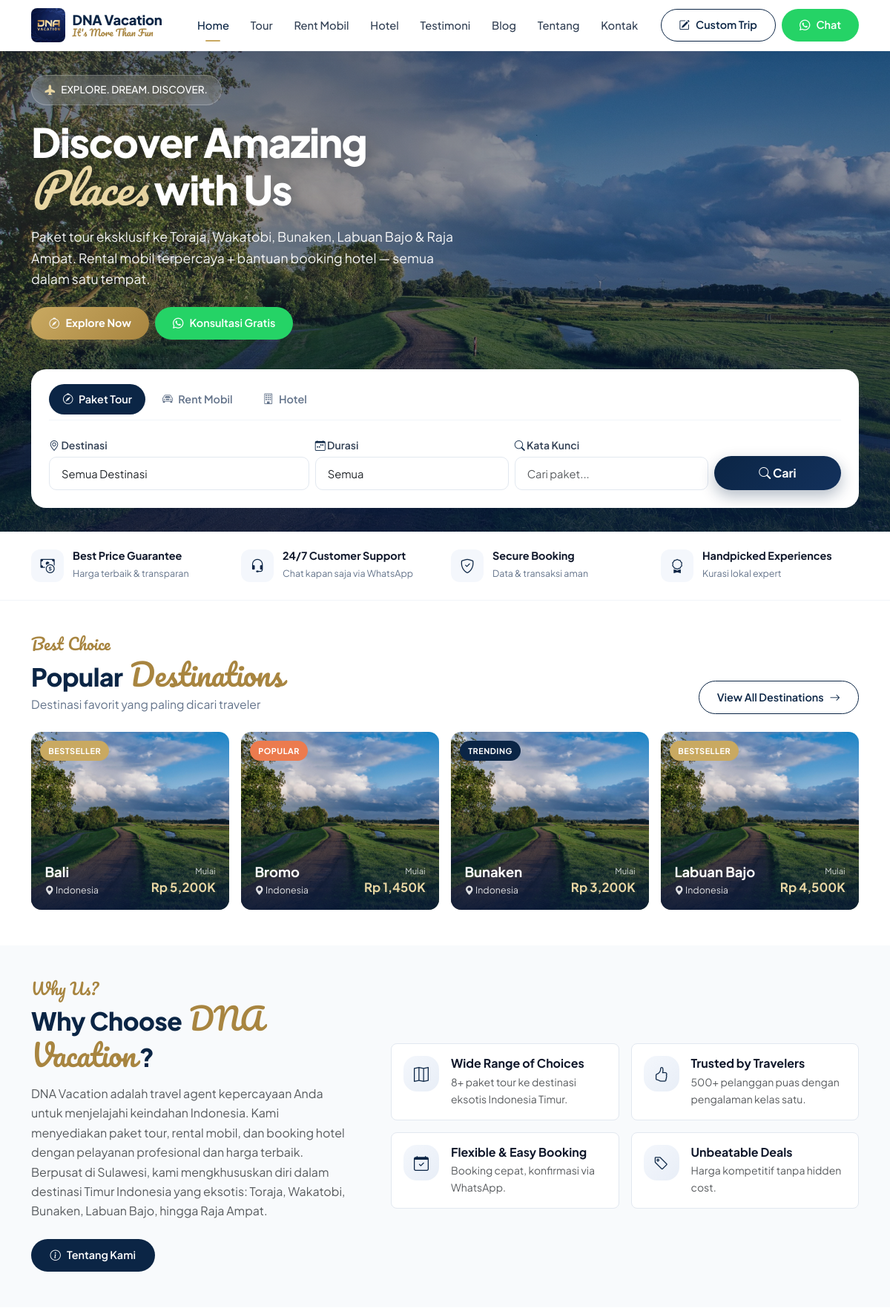
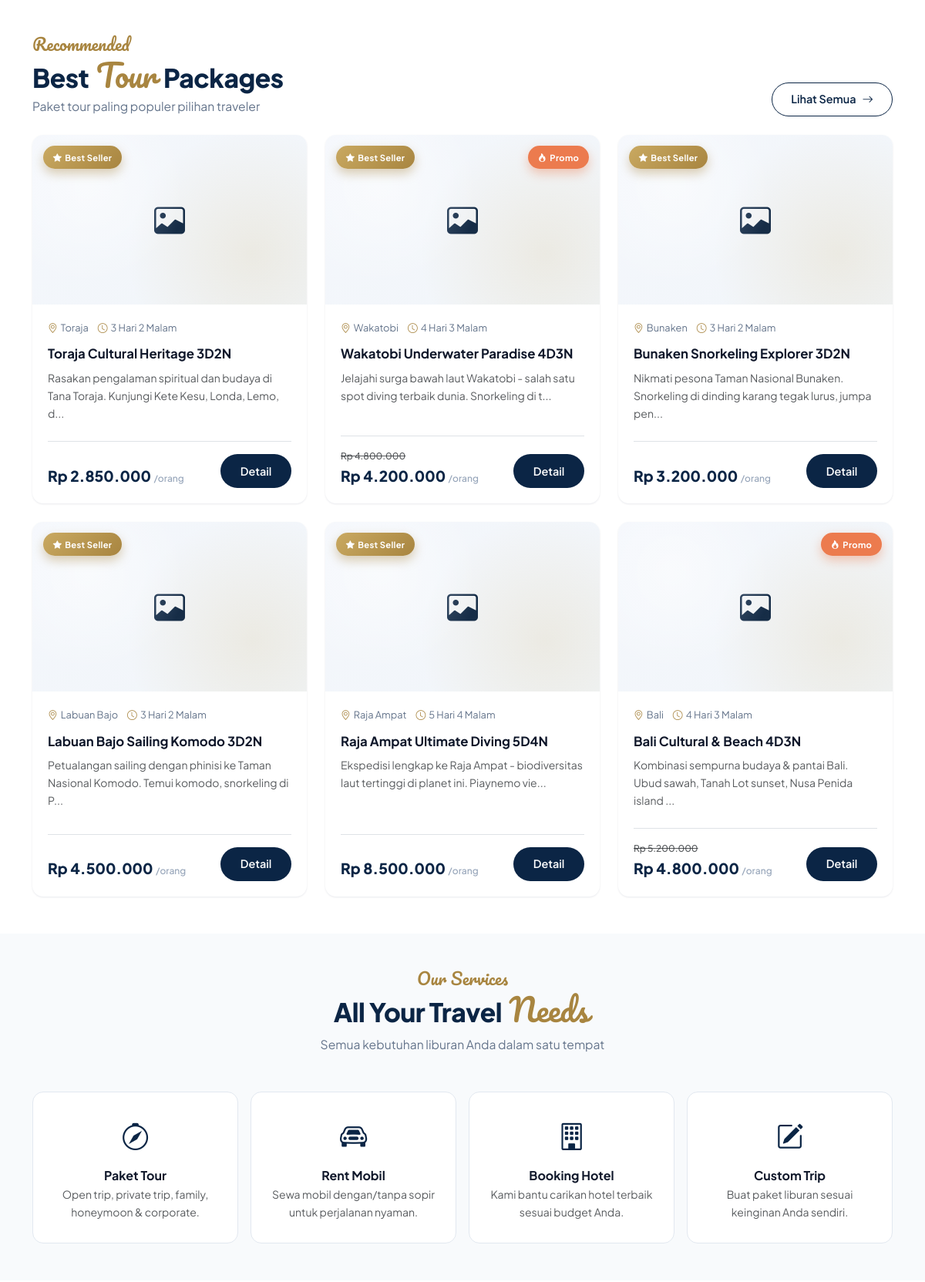
The page / (upper part) on the database its author committed (2 pictures, top to bottom).
### tables this page shows
CREATE TABLE site_settings (
  id INT AUTO_INCREMENT PRIMARY KEY,
  setting_key VARCHAR(100) NOT NULL UNIQUE,
  setting_value TEXT,
  updated_at TIMESTAMP DEFAULT CURRENT_TIMESTAMP ON UPDATE CURRENT_TIMESTAMP
);

CREATE TABLE destinations (
  id INT AUTO_INCREMENT PRIMARY KEY,
  name VARCHAR(100) NOT NULL,
  slug VARCHAR(120) NOT NULL UNIQUE,
  description TEXT,
  image VARCHAR(255),
  is_popular TINYINT(1) DEFAULT 0,
  created_at TIMESTAMP DEFAULT CURRENT_TIMESTAMP
);

CREATE TABLE tours (
  id INT AUTO_INCREMENT PRIMARY KEY,
  title VARCHAR(200) NOT NULL,
  slug VARCHAR(220) NOT NULL UNIQUE,
  destination_id INT,
  category_id INT,
  description TEXT,
  itinerary TEXT,
  includes TEXT,
  excludes TEXT,
  terms TEXT,
  meeting_point VARCHAR(255),
  duration VARCHAR(50),
  duration_days INT DEFAULT 1,
  price DECIMAL(12,0) NOT NULL DEFAULT 0,
  price_label VARCHAR(50) DEFAULT 'per orang',
  min_persons INT DEFAULT 1,
  max_persons INT DEFAULT 20,
  image VARCHAR(255),
  gallery TEXT COMMENT 'JSON array of image paths',
  is_active TINYINT(1) DEFAULT 1,
  is_best_seller TINYINT(1) DEFAULT 0,
  is_promo TINYINT(1) DEFAULT 0,
  promo_price DECIMAL(12,0) DEFAULT NULL,
  departure_dates TEXT COMMENT 'JSON array of dates',
  sort_order INT DEFAULT 0,
  view_count INT DEFAULT 0,
  meta_title VARCHAR(200),
  meta_description TEXT,
  created_at TIMESTAMP DEFAULT CURRENT_TIMESTAMP,
  updated_at TIMESTAMP DEFAULT CURRENT_TIMESTAMP ON UPDATE CURRENT_TIMESTAMP,
  FOREIGN KEY (destination_id) REFERENCES destinations(id) ON DELETE SET NULL,
  FOREIGN KEY (category_id) REFERENCES tour_categories(id) ON DELETE SET NULL,
  INDEX idx_active (is_active),
  INDEX idx_destination (destination_id),
  INDEX idx_category (category_id)
);

### index.php (the view, shortened to what the rows shown need)
<?php
require_once 'includes/header.php';
$popularTours = $pdo->query("SELECT t.*, d.name as destination_name FROM tours t LEFT JOIN destinations d ON t.destination_id=d.id WHERE t.is_active=1 ORDER BY t.is_best_seller DESC, t.view_count DESC LIMIT 6")->fetchAll();
$destinations = $pdo->query("SELECT d.*, (SELECT MIN(price) FROM tours WHERE destination_id=d.id AND is_active=1) as min_price FROM destinations d WHERE d.is_popular=1 ORDER BY d.name LIMIT 4")->fetchAll();
$showDestinations = settingBool('show_destinations', true);
$secDestTitle = getSetting('section_destinations_title') ?: 'Popular Destinations';
$secToursTitle = getSetting('section_tours_title') ?: 'Best Tour Packages';
$splitTitle = function($str) {
    $words = explode(' ', trim($str));
    $n = count($words);
    if ($n < 2) return ['', $str, ''];
    if ($n === 2) return [$words[0], $words[1], ''];
    $mid = (int)floor($n / 2);
    return [
        implode(' ', array_slice($words, 0, $mid)),
        $words[$mid],
        implode(' ', array_slice($words, $mid + 1))
    ];
};
$heroBadge = getSetting('hero_badge') ?: 'EXPLORE. DREAM. DISCOVER.';
$heroBefore = getSetting('hero_headline_before') ?: 'Discover Amazing';
$heroScript = getSetting('hero_headline_script') ?: 'Places';
$heroAfter = getSetting('hero_headline_after') ?: 'with Us';
$heroSubheadline = getSetting('hero_subheadline') ?: 'Temukan paket tour, rental mobil, dan hotel terbaik untuk perjalanan Anda ke destinasi eksotis Indonesia Timur.';
$badgeKeys = ['bestseller', 'popular', 'trending', 'bestseller'];
$badgeLabels = ['Bestseller', 'Popular', 'Trending', 'Bestseller'];
?>
<section class="hero-section">
    <div class="container">
        <div class="row">
            <div class="col-lg-9 col-xl-8">
                <div class="hero-badge">
                    <i class="bi bi-airplane-fill"></i>
                    <span><?= e($heroBadge) ?></span>
                </div>
                <h1>
                    <?= e($heroBefore) ?><br>
                    <span class="script"><?= e($heroScript) ?></span> <?= e($heroAfter) ?>
                </h1>
                <p class="hero-lead mb-4"><?= e($heroSubheadline) ?></p>
                <div class="d-flex gap-2 flex-wrap">
                    <a href="<?= BASE_URL ?>/tours.php" class="btn btn-gold btn-lg px-4">
                    </a>
                    <a href="<?= waLink('Halo DNA Vacation, saya ingin konsultasi tentang paket liburan.') ?>" target="_blank" class="btn btn-wa btn-lg px-4">
                    </a>
                </div>
            </div>
        </div>
    </div>
</section>
<?php if ($showDestinations && $destinations): [$destA, $destB, $destC] = $splitTitle($secDestTitle); ?>
<section class="py-5">
    <div class="container">
        <div class="d-flex justify-content-between align-items-end mb-4 flex-wrap gap-2">
            <div>
                <h2 class="section-title mb-1"><?= e($destA) ?> <?php if ($destB): ?><span class="script-accent"><?= e($destB) ?></span><?php endif; ?> <?= e($destC) ?></h2>
            </div>
        </div>
        <div class="row g-3">
            <?php foreach ($destinations as $idx => $dest):
                $bk = $badgeKeys[$idx % 4];
                $bl = $badgeLabels[$idx % 4];
                $minPrice = $dest['min_price'] ? number_format($dest['min_price']/1000, 0) . 'K' : null;
            ?>
            <div class="col-6 col-md-6 col-lg-3">
                <a href="<?= BASE_URL ?>/tours.php?destination=<?= $dest['id'] ?>" class="text-decoration-none">
                    <div class="destination-card">
                        <span class="dest-badge <?= $bk ?>"><?= $bl ?></span>
                        <?php if ($dest['image']): ?>
                            <img src="<?= uploadUrl($dest['image']) ?>" alt="<?= e($dest['name']) ?>" onerror="handleImgError(this)">
                        <?php else: ?>
                            <img src="<?= e(heroBgUrl()) ?>" alt="<?= e($dest['name']) ?>" onerror="handleImgError(this)">
                        <?php endif; ?>
                        <div class="overlay"></div>
                        <div class="dest-info">
                            <div>
                                <div class="dest-name"><?= e($dest['name']) ?></div>
                                <div class="dest-loc"><i class="bi bi-geo-alt-fill"></i> Indonesia</div>
                            </div>
                            <?php if ($minPrice): ?>
                            <div class="dest-price">
                                <small>Mulai</small>
                                <strong>Rp <?= $minPrice ?></strong>
                            </div>
                            <?php endif; ?>
                        </div>
                    </div>
                </a>
            </div>
            <?php endforeach; ?>
        </div>
    </div>
</section>
<?php endif; ?>
<section class="py-5 bg-gray-50">
    <div class="container">
        <div class="row align-items-center g-5">
            <div class="col-lg-5">
                <span class="section-eyebrow">Why Us?</span>
                <h2 class="section-title mb-3">Why Choose <span class="script-accent"><?= e(getSetting('site_name') ?: 'DNA Vacation') ?></span>?</h2>
                <p class="text-muted"><?= e(getSetting('about_text') ?: 'Kami adalah travel agent yang mengutamakan pengalaman personal, harga transparan, dan pelayanan responsif.') ?></p>
                <div class="mt-4">
                    <a href="<?= BASE_URL ?>/about.php" class="btn btn-primary-custom"><i class="bi bi-info-circle"></i> Tentang Kami</a>
                </div>
            </div>
        </div>
    </div>
</section>
<?php [$tourA, $tourB, $tourC] = $splitTitle($secToursTitle); ?>
<section class="py-5">
    <div class="container">
        <div class="d-flex justify-content-between align-items-end mb-4 flex-wrap gap-2">
            <div>
                <h2 class="section-title mb-1"><?= e($tourA) ?> <?php if ($tourB): ?><span class="script-accent"><?= e($tourB) ?></span><?php endif; ?> <?= e($tourC) ?></h2>
            </div>
        </div>
        <div class="row g-4">
            <?php foreach ($popularTours as $tour): ?>
            <div class="col-md-6 col-lg-4">
                <div class="card tour-card position-relative">
                    <?php if ($tour['is_best_seller']): ?><span class="badge-bestseller"><i class="bi bi-star-fill me-1"></i>Best Seller</span><?php endif; ?>
                    <?php if ($tour['is_promo']): ?><span class="badge-promo"><i class="bi bi-fire me-1"></i>Promo</span><?php endif; ?>
                    <div class="image-wrapper">
                    <?php if ($tour['image']): ?>
                        <img src="<?= uploadUrl($tour['image']) ?>" class="card-img-top" alt="<?= e($tour['title']) ?>" onerror="handleImgError(this)">
                    <?php else: ?>
                        <div class="card-img-top placeholder-img" style="height:220px"><i class="bi bi-image"></i></div>
                    <?php endif; ?>
                    </div>
                    <div class="card-body d-flex flex-column">
                        <div class="card-meta">
                            <span><i class="bi bi-geo-alt me-1"></i><?= e($tour['destination_name'] ?? '-') ?></span>
                            <span><i class="bi bi-clock me-1"></i><?= e($tour['duration']) ?></span>
                        </div>
                        <h5 class="card-title"><?= e($tour['title']) ?></h5>
                        <p class="small text-muted flex-grow-1"><?= truncate(strip_tags($tour['description']), 90) ?></p>
                        <div class="d-flex justify-content-between align-items-end mt-2 border-top pt-3">
                            <div class="price">
                                <?php if ($tour['is_promo'] && $tour['promo_price']): ?>
                                    <small class="text-decoration-line-through text-muted d-block"><?= formatRupiah($tour['price']) ?></small>
                                    <?= formatRupiah($tour['promo_price']) ?>
                                <?php else: ?>
                                    <?= formatRupiah($tour['price']) ?>
                                <?php endif; ?>
                                <small>/orang</small>
                            </div>
                            <a href="<?= BASE_URL ?>/tour-detail.php?slug=<?= e($tour['slug']) ?>" class="btn btn-primary-custom btn-sm">Detail</a>
                        </div>
                    </div>
                </div>
            </div>
            <?php endforeach; ?>
        </div>
    </div>
</section>
<section class="py-5 bg-gray-50">
    <div class="container">
        <div class="text-center mb-5">
            <h2 class="section-title">All Your Travel <span class="script-accent">Needs</span></h2>
        </div>
    </div>
</section>
<?php require_once 'includes/footer.php'; ?>

### includes/header.php (shortened to what the rows shown need)
<?php require_once __DIR__ . '/config.php'; ?>
<!DOCTYPE html>
<html lang="id">
<head>
    <link href="https://cdn.jsdelivr.net/npm/bootstrap@5.3.3/dist/css/bootstrap.min.css" rel="stylesheet">
    <link href="https://cdn.jsdelivr.net/npm/bootstrap-icons@1.11.3/font/bootstrap-icons.min.css" rel="stylesheet">
    <link href="<?= asset('css/style.css') ?>" rel="stylesheet">
</head>
<body>
    <nav class="navbar navbar-expand-lg sticky-top">
        <div class="container">
            <a class="navbar-brand" href="<?= BASE_URL ?>/">
                <div class="brand-text d-none d-sm-flex">
                    <span class="brand-name"><?= e(getSetting('site_name') ?: 'DNA Vacation') ?></span>
                    <span class="brand-tag"><?= e(getSetting('brand_tagline') ?: "It's More Than Fun") ?></span>
                </div>
            </a>
        </div>
    </nav>

### rows shown on the page
site_settings: setting_value "DNA Vacation"
site_settings: setting_value "Paket tour eksklusif ke Toraja, Wakatobi, Bunaken, Labuan Bajo & Raja Ampat. Rental mobil terpercaya + bantuan booking hotel — semua dalam satu tempat."
destinations: bl "BESTSELLER", name "Bali", minPrice "5,200K"
destinations: bl "POPULAR", name "Bromo", minPrice "1,450K"
destinations: bl "TRENDING", name "Bunaken", minPrice "3,200K"
destinations: bl "BESTSELLER", name "Labuan Bajo", minPrice "4,500K"
site_settings: setting_value "DNA Vacation adalah travel agent kepercayaan Anda untuk menjelajahi keindahan Indonesia. Kami menyediakan paket tour, rental mobil, dan booking hotel dengan pelayanan profesional dan harga terbaik. Berpusat di Sulawesi, kami mengkhususkan diri dalam destinasi Timur Indonesia yang eksotis: Toraja, Wakatobi, Bunaken, Labuan Bajo, hingga Raja Ampat."
tours: is_best_seller 1 (drawn), destination.name "Toraja", duration "3 Hari 2 Malam", title "Toraja Cultural Heritage 3D2N", description "Rasakan pengalaman spiritual dan budaya di Tana Toraja. Kunjungi Kete Kesu, Londa, Lemo, d...", price "Rp 2.850.000"
tours: is_best_seller 1 (drawn), is_promo 1 (drawn), destination.name "Wakatobi", duration "4 Hari 3 Malam", title "Wakatobi Underwater Paradise 4D3N", description "Jelajahi surga bawah laut Wakatobi - salah satu spot diving terbaik dunia. Snorkeling di t...", price "Rp 4.800.000", promo_price "Rp 4.200.000"
tours: is_best_seller 1 (drawn), destination.name "Bunaken", duration "3 Hari 2 Malam", title "Bunaken Snorkeling Explorer 3D2N", description "Nikmati pesona Taman Nasional Bunaken. Snorkeling di dinding karang tegak lurus, jumpa pen...", price "Rp 3.200.000"
tours: is_best_seller 1 (drawn), destination.name "Labuan Bajo", duration "3 Hari 2 Malam", title "Labuan Bajo Sailing Komodo 3D2N", description "Petualangan sailing dengan phinisi ke Taman Nasional Komodo. Temui komodo, snorkeling di P...", price "Rp 4.500.000"
tours: is_best_seller 1 (drawn), destination.name "Raja Ampat", duration "5 Hari 4 Malam", title "Raja Ampat Ultimate Diving 5D4N", description "Ekspedisi lengkap ke Raja Ampat - biodiversitas laut tertinggi di planet ini. Piaynemo vie...", price "Rp 8.500.000"
tours: is_promo 1 (drawn), destination.name "Bali", duration "4 Hari 3 Malam", title "Bali Cultural & Beach 4D3N", description "Kombinasi sempurna budaya & pantai Bali. Ubud sawah, Tanah Lot sunset, Nusa Penida island ...", price "Rp 5.200.000", promo_price "Rp 4.800.000"

### other values the page prints
getSetting('brand_tagline') ?: "It's More Than Fun" "It's More Than Fun"
$heroBadge "EXPLORE. DREAM. DISCOVER."
$heroBefore "Discover Amazing"
$heroScript "Places"
$heroAfter "with Us"
$heroCtaPrimary "Explore Now"
$heroCtaSecondary "Konsultasi Gratis"
$destA "Popular"
$destB "Destinations"
$secDestSub "Destinasi favorit yang paling dicari traveler"
$f[1] "Wide Range of Choices"
$f[2] "8+ paket tour ke destinasi eksotis Indonesia Timur."
$f[1] "Trusted by Travelers"
$f[2] "500+ pelanggan puas dengan pengalaman kelas satu."
$f[1] "Flexible & Easy Booking"
